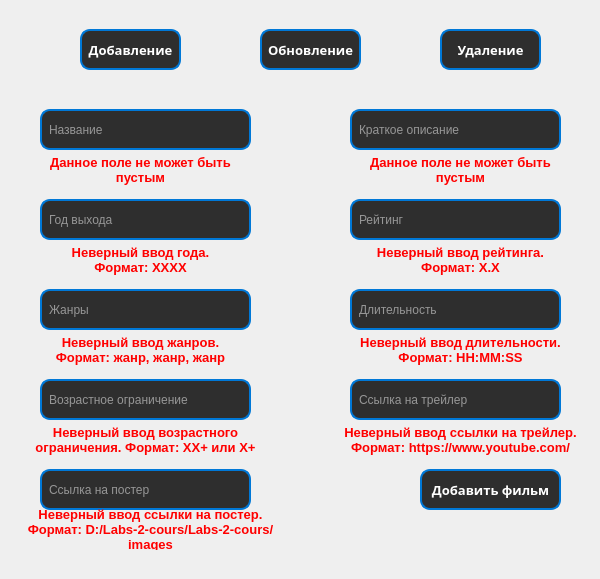
<?xml version="1.0" encoding="UTF-8"?>
<ui version="4.0">
 <class>AdminWindow</class>
 <widget class="QWidget" name="AdminWindow">
  <property name="geometry">
   <rect>
    <x>0</x>
    <y>0</y>
    <width>600</width>
    <height>579</height>
   </rect>
  </property>
  <property name="windowTitle">
   <string>AdminWindow</string>
  </property>
  <property name="styleSheet">
   <string notr="true">QWidget {
    background: qlineargradient(x1: 0, y1: 0, x2: 1, y2: 0, 
                                stop: 0 #1E1E1E, /* Начальный цвет (темный) */
                                stop: 1 #001f3f); /* Конечный цвет (темно-синий) */
    color: #FFFFFF; /* Цвет текста по умолчанию */
}</string>
  </property>
  <widget class="QStackedWidget" name="stackedWidget">
   <property name="geometry">
    <rect>
     <x>0</x>
     <y>-1</y>
     <width>600</width>
     <height>579</height>
    </rect>
   </property>
   <property name="currentIndex">
    <number>0</number>
   </property>
   <widget class="QWidget" name="AddPage">
    <widget class="QPushButton" name="toUpdatePaageAddPage">
     <property name="geometry">
      <rect>
       <x>260</x>
       <y>30</y>
       <width>101</width>
       <height>41</height>
      </rect>
     </property>
     <property name="font">
      <font>
       <family>Segoe UI Black</family>
       <pointsize>10</pointsize>
       <italic>false</italic>
       <bold>true</bold>
      </font>
     </property>
     <property name="styleSheet">
      <string notr="true">QPushButton {
        background-color: #2E2E2E; /* Темный фон */
        color: #FFFFFF; /* Белый текст */
        border: 2px solid #0078d7; /* Цвет границы */
        border-radius: 10px; /* Закругленные углы */
        padding: 5px; /* Отступы */
    }

QPushButton:hover {
		background-color: #1E1E1E
}</string>
     </property>
     <property name="text">
      <string>Обновление</string>
     </property>
    </widget>
    <widget class="QPushButton" name="toAddPageAddPage">
     <property name="geometry">
      <rect>
       <x>80</x>
       <y>30</y>
       <width>101</width>
       <height>41</height>
      </rect>
     </property>
     <property name="font">
      <font>
       <family>Segoe UI Black</family>
       <pointsize>10</pointsize>
       <italic>false</italic>
       <bold>true</bold>
      </font>
     </property>
     <property name="styleSheet">
      <string notr="true">QPushButton {
        background-color: #2E2E2E; /* Темный фон */
        color: #FFFFFF; /* Белый текст */
        border: 2px solid #0078d7; /* Цвет границы */
        border-radius: 10px; /* Закругленные углы */
        padding: 5px; /* Отступы */
    }

QPushButton:hover {
		background-color: #1E1E1E
}</string>
     </property>
     <property name="text">
      <string>Добавление</string>
     </property>
    </widget>
    <widget class="QPushButton" name="toRemovePageAddPage">
     <property name="geometry">
      <rect>
       <x>440</x>
       <y>30</y>
       <width>101</width>
       <height>41</height>
      </rect>
     </property>
     <property name="font">
      <font>
       <family>Segoe UI Black</family>
       <pointsize>10</pointsize>
       <italic>false</italic>
       <bold>true</bold>
      </font>
     </property>
     <property name="styleSheet">
      <string notr="true">QPushButton {
        background-color: #2E2E2E; /* Темный фон */
        color: #FFFFFF; /* Белый текст */
        border: 2px solid #0078d7; /* Цвет границы */
        border-radius: 10px; /* Закругленные углы */
        padding: 5px; /* Отступы */
    }

QPushButton:hover {
		background-color: #1E1E1E
}</string>
     </property>
     <property name="text">
      <string>Удаление</string>
     </property>
    </widget>
    <widget class="QLineEdit" name="titleAddPage">
     <property name="geometry">
      <rect>
       <x>40</x>
       <y>110</y>
       <width>211</width>
       <height>41</height>
      </rect>
     </property>
     <property name="styleSheet">
      <string notr="true">QLineEdit {
        background-color: #2E2E2E; /* Темный фон */
        color: #FFFFFF; /* Белый текст */
        border: 2px solid #0078d7; /* Цвет границы */
        border-radius: 10px; /* Закругленные углы */
        padding: 5px; /* Отступы */
    }

QLineEdit:hover {
		background-color: #1E1E1E
}

    QLineEdit:focus {
        border: 2px solid #0056a1; /* Цвет границы при фокусе */
        background-color: #3E3E3E; /* Цвет фона при фокусе */
    }</string>
     </property>
     <property name="text">
      <string/>
     </property>
     <property name="placeholderText">
      <string>Название</string>
     </property>
    </widget>
    <widget class="QLineEdit" name="yearAddPage">
     <property name="geometry">
      <rect>
       <x>40</x>
       <y>200</y>
       <width>211</width>
       <height>41</height>
      </rect>
     </property>
     <property name="styleSheet">
      <string notr="true">QLineEdit {
        background-color: #2E2E2E; /* Темный фон */
        color: #FFFFFF; /* Белый текст */
        border: 2px solid #0078d7; /* Цвет границы */
        border-radius: 10px; /* Закругленные углы */
        padding: 5px; /* Отступы */
    }

QLineEdit:hover {
		background-color: #1E1E1E
}

    QLineEdit:focus {
        border: 2px solid #0056a1; /* Цвет границы при фокусе */
        background-color: #3E3E3E; /* Цвет фона при фокусе */
    }</string>
     </property>
     <property name="text">
      <string/>
     </property>
     <property name="placeholderText">
      <string>Год выхода</string>
     </property>
    </widget>
    <widget class="QLineEdit" name="genreAddPage">
     <property name="geometry">
      <rect>
       <x>40</x>
       <y>290</y>
       <width>211</width>
       <height>41</height>
      </rect>
     </property>
     <property name="styleSheet">
      <string notr="true">QLineEdit {
        background-color: #2E2E2E; /* Темный фон */
        color: #FFFFFF; /* Белый текст */
        border: 2px solid #0078d7; /* Цвет границы */
        border-radius: 10px; /* Закругленные углы */
        padding: 5px; /* Отступы */
    }

QLineEdit:hover {
		background-color: #1E1E1E
}

    QLineEdit:focus {
        border: 2px solid #0056a1; /* Цвет границы при фокусе */
        background-color: #3E3E3E; /* Цвет фона при фокусе */
    }</string>
     </property>
     <property name="text">
      <string/>
     </property>
     <property name="placeholderText">
      <string>Жанры</string>
     </property>
    </widget>
    <widget class="QLineEdit" name="descriptionAddPage">
     <property name="geometry">
      <rect>
       <x>350</x>
       <y>110</y>
       <width>211</width>
       <height>41</height>
      </rect>
     </property>
     <property name="styleSheet">
      <string notr="true">QLineEdit {
        background-color: #2E2E2E; /* Темный фон */
        color: #FFFFFF; /* Белый текст */
        border: 2px solid #0078d7; /* Цвет границы */
        border-radius: 10px; /* Закругленные углы */
        padding: 5px; /* Отступы */
    }

QLineEdit:hover {
		background-color: #1E1E1E
}

    QLineEdit:focus {
        border: 2px solid #0056a1; /* Цвет границы при фокусе */
        background-color: #3E3E3E; /* Цвет фона при фокусе */
    }</string>
     </property>
     <property name="text">
      <string/>
     </property>
     <property name="placeholderText">
      <string>Краткое описание</string>
     </property>
    </widget>
    <widget class="QLineEdit" name="ratingAddPage">
     <property name="geometry">
      <rect>
       <x>350</x>
       <y>200</y>
       <width>211</width>
       <height>41</height>
      </rect>
     </property>
     <property name="styleSheet">
      <string notr="true">QLineEdit {
        background-color: #2E2E2E; /* Темный фон */
        color: #FFFFFF; /* Белый текст */
        border: 2px solid #0078d7; /* Цвет границы */
        border-radius: 10px; /* Закругленные углы */
        padding: 5px; /* Отступы */
    }

QLineEdit:hover {
		background-color: #1E1E1E
}

    QLineEdit:focus {
        border: 2px solid #0056a1; /* Цвет границы при фокусе */
        background-color: #3E3E3E; /* Цвет фона при фокусе */
    }</string>
     </property>
     <property name="text">
      <string/>
     </property>
     <property name="placeholderText">
      <string>Рейтинг</string>
     </property>
    </widget>
    <widget class="QLineEdit" name="runtimeAddPage">
     <property name="geometry">
      <rect>
       <x>350</x>
       <y>290</y>
       <width>211</width>
       <height>41</height>
      </rect>
     </property>
     <property name="styleSheet">
      <string notr="true">QLineEdit {
        background-color: #2E2E2E; /* Темный фон */
        color: #FFFFFF; /* Белый текст */
        border: 2px solid #0078d7; /* Цвет границы */
        border-radius: 10px; /* Закругленные углы */
        padding: 5px; /* Отступы */
    }

QLineEdit:hover {
		background-color: #1E1E1E
}

    QLineEdit:focus {
        border: 2px solid #0056a1; /* Цвет границы при фокусе */
        background-color: #3E3E3E; /* Цвет фона при фокусе */
    }</string>
     </property>
     <property name="text">
      <string/>
     </property>
     <property name="placeholderText">
      <string>Длительность</string>
     </property>
    </widget>
    <widget class="QPushButton" name="AddMoviePageAddPage">
     <property name="geometry">
      <rect>
       <x>420</x>
       <y>470</y>
       <width>141</width>
       <height>41</height>
      </rect>
     </property>
     <property name="font">
      <font>
       <family>Segoe UI Black</family>
       <pointsize>10</pointsize>
       <italic>false</italic>
       <bold>true</bold>
      </font>
     </property>
     <property name="styleSheet">
      <string notr="true">QPushButton {
        background-color: #2E2E2E; /* Темный фон */
        color: #FFFFFF; /* Белый текст */
        border: 2px solid #0078d7; /* Цвет границы */
        border-radius: 10px; /* Закругленные углы */
        padding: 5px; /* Отступы */
    }

QPushButton:hover {
		background-color: #1E1E1E
}</string>
     </property>
     <property name="text">
      <string>Добавить фильм</string>
     </property>
    </widget>
    <widget class="QLineEdit" name="trailerAddPage">
     <property name="geometry">
      <rect>
       <x>350</x>
       <y>380</y>
       <width>211</width>
       <height>41</height>
      </rect>
     </property>
     <property name="styleSheet">
      <string notr="true">QLineEdit {
        background-color: #2E2E2E; /* Темный фон */
        color: #FFFFFF; /* Белый текст */
        border: 2px solid #0078d7; /* Цвет границы */
        border-radius: 10px; /* Закругленные углы */
        padding: 5px; /* Отступы */
    }

QLineEdit:hover {
		background-color: #1E1E1E
}

    QLineEdit:focus {
        border: 2px solid #0056a1; /* Цвет границы при фокусе */
        background-color: #3E3E3E; /* Цвет фона при фокусе */
    }</string>
     </property>
     <property name="text">
      <string/>
     </property>
     <property name="placeholderText">
      <string>Ссылка на трейлер</string>
     </property>
    </widget>
    <widget class="QLineEdit" name="ageLimitAddPAge">
     <property name="geometry">
      <rect>
       <x>40</x>
       <y>380</y>
       <width>211</width>
       <height>41</height>
      </rect>
     </property>
     <property name="styleSheet">
      <string notr="true">QLineEdit {
        background-color: #2E2E2E; /* Темный фон */
        color: #FFFFFF; /* Белый текст */
        border: 2px solid #0078d7; /* Цвет границы */
        border-radius: 10px; /* Закругленные углы */
        padding: 5px; /* Отступы */
    }

QLineEdit:hover {
		background-color: #1E1E1E
}

    QLineEdit:focus {
        border: 2px solid #0056a1; /* Цвет границы при фокусе */
        background-color: #3E3E3E; /* Цвет фона при фокусе */
    }</string>
     </property>
     <property name="text">
      <string/>
     </property>
     <property name="placeholderText">
      <string>Возрастное ограничение</string>
     </property>
    </widget>
    <widget class="QLineEdit" name="posterAddPage">
     <property name="geometry">
      <rect>
       <x>40</x>
       <y>470</y>
       <width>211</width>
       <height>41</height>
      </rect>
     </property>
     <property name="styleSheet">
      <string notr="true">QLineEdit {
        background-color: #2E2E2E; /* Темный фон */
        color: #FFFFFF; /* Белый текст */
        border: 2px solid #0078d7; /* Цвет границы */
        border-radius: 10px; /* Закругленные углы */
        padding: 5px; /* Отступы */
    }

QLineEdit:hover {
		background-color: #1E1E1E
}

    QLineEdit:focus {
        border: 2px solid #0056a1; /* Цвет границы при фокусе */
        background-color: #3E3E3E; /* Цвет фона при фокусе */
    }</string>
     </property>
     <property name="text">
      <string/>
     </property>
     <property name="placeholderText">
      <string>Ссылка на постер</string>
     </property>
    </widget>
    <widget class="QLabel" name="ErrorYearAddPage">
     <property name="geometry">
      <rect>
       <x>40</x>
       <y>240</y>
       <width>201</width>
       <height>41</height>
      </rect>
     </property>
     <property name="styleSheet">
      <string notr="true">QLabel {
		background-color: none;
        color: red; /* Цвет текста */
        font: bold 10pt; /* Прописной стиль текста */
        text-align: center; /* Выравнивание текста по центру */
    }</string>
     </property>
     <property name="text">
      <string>Неверный ввод года.    Формат: XXXX</string>
     </property>
     <property name="scaledContents">
      <bool>false</bool>
     </property>
     <property name="alignment">
      <set>Qt::AlignmentFlag::AlignCenter</set>
     </property>
     <property name="wordWrap">
      <bool>true</bool>
     </property>
    </widget>
    <widget class="QLabel" name="ErrorRatingAddPage">
     <property name="geometry">
      <rect>
       <x>360</x>
       <y>240</y>
       <width>201</width>
       <height>41</height>
      </rect>
     </property>
     <property name="styleSheet">
      <string notr="true">QLabel {
		background-color: none;
        color: red; /* Цвет текста */
        font: bold 10pt; /* Прописной стиль текста */
        text-align: center; /* Выравнивание текста по центру */
    }</string>
     </property>
     <property name="text">
      <string>Неверный ввод рейтинга.   Формат: X.X</string>
     </property>
     <property name="alignment">
      <set>Qt::AlignmentFlag::AlignCenter</set>
     </property>
     <property name="wordWrap">
      <bool>true</bool>
     </property>
    </widget>
    <widget class="QLabel" name="ErrorGenreAddPage">
     <property name="geometry">
      <rect>
       <x>40</x>
       <y>330</y>
       <width>201</width>
       <height>41</height>
      </rect>
     </property>
     <property name="styleSheet">
      <string notr="true">QLabel {
		background-color: none;
        color: red; /* Цвет текста */
        font: bold 10pt; /* Прописной стиль текста */
        text-align: center; /* Выравнивание текста по центру */
    }</string>
     </property>
     <property name="text">
      <string>Неверный ввод жанров.   Формат: жанр, жанр, жанр</string>
     </property>
     <property name="alignment">
      <set>Qt::AlignmentFlag::AlignCenter</set>
     </property>
     <property name="wordWrap">
      <bool>true</bool>
     </property>
    </widget>
    <widget class="QLabel" name="ErrorRuntimeAddPage">
     <property name="geometry">
      <rect>
       <x>360</x>
       <y>330</y>
       <width>201</width>
       <height>41</height>
      </rect>
     </property>
     <property name="styleSheet">
      <string notr="true">QLabel {
		background-color: none;
        color: red; /* Цвет текста */
        font: bold 10pt; /* Прописной стиль текста */
        text-align: center; /* Выравнивание текста по центру */
    }</string>
     </property>
     <property name="text">
      <string>Неверный ввод длительности.   Формат: HH:MM:SS</string>
     </property>
     <property name="alignment">
      <set>Qt::AlignmentFlag::AlignCenter</set>
     </property>
     <property name="wordWrap">
      <bool>true</bool>
     </property>
    </widget>
    <widget class="QLabel" name="ErrorAgeLimitAddPage">
     <property name="geometry">
      <rect>
       <x>20</x>
       <y>420</y>
       <width>251</width>
       <height>41</height>
      </rect>
     </property>
     <property name="styleSheet">
      <string notr="true">QLabel {
		background-color: none;
        color: red; /* Цвет текста */
        font: bold 10pt; /* Прописной стиль текста */
        text-align: center; /* Выравнивание текста по центру */
    }</string>
     </property>
     <property name="text">
      <string>Неверный ввод возрастного ограничения. Формат: XX+ или X+</string>
     </property>
     <property name="alignment">
      <set>Qt::AlignmentFlag::AlignCenter</set>
     </property>
     <property name="wordWrap">
      <bool>true</bool>
     </property>
    </widget>
    <widget class="QLabel" name="ErrorTrailerAddPage">
     <property name="geometry">
      <rect>
       <x>330</x>
       <y>420</y>
       <width>261</width>
       <height>41</height>
      </rect>
     </property>
     <property name="styleSheet">
      <string notr="true">QLabel {
		background-color: none;
        color: red; /* Цвет текста */
        font: bold 10pt; /* Прописной стиль текста */
        text-align: center; /* Выравнивание текста по центру */
    }</string>
     </property>
     <property name="text">
      <string>Неверный ввод ссылки на трейлер. Формат: https://www.youtube.com/</string>
     </property>
     <property name="alignment">
      <set>Qt::AlignmentFlag::AlignCenter</set>
     </property>
     <property name="wordWrap">
      <bool>true</bool>
     </property>
    </widget>
    <widget class="QLabel" name="ErrorPosterAddPage">
     <property name="geometry">
      <rect>
       <x>10</x>
       <y>510</y>
       <width>281</width>
       <height>41</height>
      </rect>
     </property>
     <property name="styleSheet">
      <string notr="true">QLabel {
		background-color: none;
        color: red; /* Цвет текста */
        font: bold 10pt; /* Прописной стиль текста */
        text-align: center; /* Выравнивание текста по центру */
    }</string>
     </property>
     <property name="text">
      <string>Неверный ввод ссылки на постер. Формат: D:/Labs-2-cours/Labs-2-cours/images</string>
     </property>
     <property name="alignment">
      <set>Qt::AlignmentFlag::AlignCenter</set>
     </property>
     <property name="wordWrap">
      <bool>true</bool>
     </property>
    </widget>
    <widget class="QLabel" name="ErrorDescriptionAddPage">
     <property name="geometry">
      <rect>
       <x>370</x>
       <y>150</y>
       <width>181</width>
       <height>41</height>
      </rect>
     </property>
     <property name="styleSheet">
      <string notr="true">QLabel {
		background-color: none;
        color: red; /* Цвет текста */
        font: bold 10pt; /* Прописной стиль текста */
        text-align: center; /* Выравнивание текста по центру */
    }</string>
     </property>
     <property name="text">
      <string>Данное поле не может быть пустым</string>
     </property>
     <property name="alignment">
      <set>Qt::AlignmentFlag::AlignCenter</set>
     </property>
     <property name="wordWrap">
      <bool>true</bool>
     </property>
    </widget>
    <widget class="QLabel" name="ErrorTitleAddPage">
     <property name="geometry">
      <rect>
       <x>50</x>
       <y>150</y>
       <width>181</width>
       <height>41</height>
      </rect>
     </property>
     <property name="styleSheet">
      <string notr="true">QLabel {
		background-color: none;
        color: red; /* Цвет текста */
        font: bold 10pt; /* Прописной стиль текста */
        text-align: center; /* Выравнивание текста по центру */
    }</string>
     </property>
     <property name="text">
      <string>Данное поле не может быть пустым</string>
     </property>
     <property name="alignment">
      <set>Qt::AlignmentFlag::AlignCenter</set>
     </property>
     <property name="wordWrap">
      <bool>true</bool>
     </property>
    </widget>
   </widget>
   <widget class="QWidget" name="UpdatePage">
    <widget class="QPushButton" name="toUpdatePageUpdatePage_2">
     <property name="geometry">
      <rect>
       <x>260</x>
       <y>30</y>
       <width>101</width>
       <height>41</height>
      </rect>
     </property>
     <property name="font">
      <font>
       <family>Segoe UI Black</family>
       <pointsize>10</pointsize>
       <italic>false</italic>
       <bold>true</bold>
      </font>
     </property>
     <property name="styleSheet">
      <string notr="true">QPushButton {
        background-color: #2E2E2E; /* Темный фон */
        color: #FFFFFF; /* Белый текст */
        border: 2px solid #0078d7; /* Цвет границы */
        border-radius: 10px; /* Закругленные углы */
        padding: 5px; /* Отступы */
    }

QPushButton:hover {
		background-color: #1E1E1E
}</string>
     </property>
     <property name="text">
      <string>Обновление</string>
     </property>
    </widget>
    <widget class="QPushButton" name="toAddpageUpdatePage">
     <property name="geometry">
      <rect>
       <x>80</x>
       <y>30</y>
       <width>101</width>
       <height>41</height>
      </rect>
     </property>
     <property name="font">
      <font>
       <family>Segoe UI Black</family>
       <pointsize>10</pointsize>
       <italic>false</italic>
       <bold>true</bold>
      </font>
     </property>
     <property name="styleSheet">
      <string notr="true">QPushButton {
        background-color: #2E2E2E; /* Темный фон */
        color: #FFFFFF; /* Белый текст */
        border: 2px solid #0078d7; /* Цвет границы */
        border-radius: 10px; /* Закругленные углы */
        padding: 5px; /* Отступы */
    }

QPushButton:hover {
		background-color: #1E1E1E
}</string>
     </property>
     <property name="text">
      <string>Добавление</string>
     </property>
    </widget>
    <widget class="QPushButton" name="toRemovePageUpdatePage">
     <property name="geometry">
      <rect>
       <x>440</x>
       <y>30</y>
       <width>101</width>
       <height>41</height>
      </rect>
     </property>
     <property name="font">
      <font>
       <family>Segoe UI Black</family>
       <pointsize>10</pointsize>
       <italic>false</italic>
       <bold>true</bold>
      </font>
     </property>
     <property name="styleSheet">
      <string notr="true">QPushButton {
        background-color: #2E2E2E; /* Темный фон */
        color: #FFFFFF; /* Белый текст */
        border: 2px solid #0078d7; /* Цвет границы */
        border-radius: 10px; /* Закругленные углы */
        padding: 5px; /* Отступы */
    }

QPushButton:hover {
		background-color: #1E1E1E
}</string>
     </property>
     <property name="text">
      <string>Удаление</string>
     </property>
    </widget>
   </widget>
   <widget class="QWidget" name="RemovePage">
    <widget class="QPushButton" name="toAddPageRemovePage">
     <property name="geometry">
      <rect>
       <x>80</x>
       <y>30</y>
       <width>101</width>
       <height>41</height>
      </rect>
     </property>
     <property name="font">
      <font>
       <family>Segoe UI Black</family>
       <pointsize>10</pointsize>
       <italic>false</italic>
       <bold>true</bold>
      </font>
     </property>
     <property name="styleSheet">
      <string notr="true">QPushButton {
        background-color: #2E2E2E; /* Темный фон */
        color: #FFFFFF; /* Белый текст */
        border: 2px solid #0078d7; /* Цвет границы */
        border-radius: 10px; /* Закругленные углы */
        padding: 5px; /* Отступы */
    }

QPushButton:hover {
		background-color: #1E1E1E
}</string>
     </property>
     <property name="text">
      <string>Добавление</string>
     </property>
    </widget>
    <widget class="QPushButton" name="toUpdatePageRemovePage">
     <property name="geometry">
      <rect>
       <x>260</x>
       <y>30</y>
       <width>101</width>
       <height>41</height>
      </rect>
     </property>
     <property name="font">
      <font>
       <family>Segoe UI Black</family>
       <pointsize>10</pointsize>
       <italic>false</italic>
       <bold>true</bold>
      </font>
     </property>
     <property name="styleSheet">
      <string notr="true">QPushButton {
        background-color: #2E2E2E; /* Темный фон */
        color: #FFFFFF; /* Белый текст */
        border: 2px solid #0078d7; /* Цвет границы */
        border-radius: 10px; /* Закругленные углы */
        padding: 5px; /* Отступы */
    }

QPushButton:hover {
		background-color: #1E1E1E
}</string>
     </property>
     <property name="text">
      <string>Обновление</string>
     </property>
    </widget>
    <widget class="QPushButton" name="toRemovePageRemovePage">
     <property name="geometry">
      <rect>
       <x>440</x>
       <y>30</y>
       <width>101</width>
       <height>41</height>
      </rect>
     </property>
     <property name="font">
      <font>
       <family>Segoe UI Black</family>
       <pointsize>10</pointsize>
       <italic>false</italic>
       <bold>true</bold>
      </font>
     </property>
     <property name="styleSheet">
      <string notr="true">QPushButton {
        background-color: #2E2E2E; /* Темный фон */
        color: #FFFFFF; /* Белый текст */
        border: 2px solid #0078d7; /* Цвет границы */
        border-radius: 10px; /* Закругленные углы */
        padding: 5px; /* Отступы */
    }

QPushButton:hover {
		background-color: #1E1E1E
}</string>
     </property>
     <property name="text">
      <string>Удаление</string>
     </property>
    </widget>
   </widget>
  </widget>
 </widget>
 <resources/>
 <connections/>
</ui>
